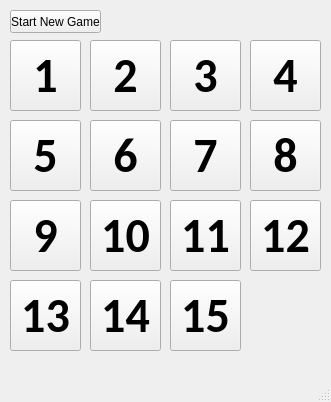
<?xml version="1.0" encoding="UTF-8"?>
<ui version="4.0">
 <class>SlideingGameMainWindow</class>
 <widget class="QMainWindow" name="SlideingGameMainWindow">
  <property name="geometry">
   <rect>
    <x>0</x>
    <y>0</y>
    <width>331</width>
    <height>402</height>
   </rect>
  </property>
  <property name="minimumSize">
   <size>
    <width>331</width>
    <height>402</height>
   </size>
  </property>
  <property name="maximumSize">
   <size>
    <width>331</width>
    <height>402</height>
   </size>
  </property>
  <property name="windowTitle">
   <string>SlideingGameMainWindow</string>
  </property>
  <widget class="QWidget" name="centralwidget">
   <widget class="coardinatedPushButton" name="coardinatedPushButton_1">
    <property name="geometry">
     <rect>
      <x>10</x>
      <y>40</y>
      <width>71</width>
      <height>71</height>
     </rect>
    </property>
    <property name="font">
     <font>
      <family>Calibri</family>
      <pointsize>36</pointsize>
      <weight>75</weight>
      <bold>true</bold>
     </font>
    </property>
    <property name="text">
     <string>1</string>
    </property>
   </widget>
   <widget class="coardinatedPushButton" name="coardinatedPushButton_2">
    <property name="geometry">
     <rect>
      <x>90</x>
      <y>40</y>
      <width>71</width>
      <height>71</height>
     </rect>
    </property>
    <property name="font">
     <font>
      <family>Calibri</family>
      <pointsize>36</pointsize>
      <weight>75</weight>
      <bold>true</bold>
     </font>
    </property>
    <property name="text">
     <string>2</string>
    </property>
   </widget>
   <widget class="QPushButton" name="newGame_pushButton">
    <property name="geometry">
     <rect>
      <x>10</x>
      <y>10</y>
      <width>91</width>
      <height>23</height>
     </rect>
    </property>
    <property name="text">
     <string>Start New Game</string>
    </property>
   </widget>
   <widget class="coardinatedPushButton" name="coardinatedPushButton_3">
    <property name="geometry">
     <rect>
      <x>170</x>
      <y>40</y>
      <width>71</width>
      <height>71</height>
     </rect>
    </property>
    <property name="font">
     <font>
      <family>Calibri</family>
      <pointsize>36</pointsize>
      <weight>75</weight>
      <bold>true</bold>
     </font>
    </property>
    <property name="text">
     <string>3</string>
    </property>
   </widget>
   <widget class="coardinatedPushButton" name="coardinatedPushButton_4">
    <property name="geometry">
     <rect>
      <x>250</x>
      <y>40</y>
      <width>71</width>
      <height>71</height>
     </rect>
    </property>
    <property name="font">
     <font>
      <family>Calibri</family>
      <pointsize>36</pointsize>
      <weight>75</weight>
      <bold>true</bold>
     </font>
    </property>
    <property name="text">
     <string>4</string>
    </property>
   </widget>
   <widget class="coardinatedPushButton" name="coardinatedPushButton_5">
    <property name="geometry">
     <rect>
      <x>10</x>
      <y>120</y>
      <width>71</width>
      <height>71</height>
     </rect>
    </property>
    <property name="font">
     <font>
      <family>Calibri</family>
      <pointsize>36</pointsize>
      <weight>75</weight>
      <bold>true</bold>
     </font>
    </property>
    <property name="text">
     <string>5</string>
    </property>
   </widget>
   <widget class="coardinatedPushButton" name="coardinatedPushButton_6">
    <property name="geometry">
     <rect>
      <x>90</x>
      <y>120</y>
      <width>71</width>
      <height>71</height>
     </rect>
    </property>
    <property name="font">
     <font>
      <family>Calibri</family>
      <pointsize>36</pointsize>
      <weight>75</weight>
      <bold>true</bold>
     </font>
    </property>
    <property name="text">
     <string>6</string>
    </property>
   </widget>
   <widget class="coardinatedPushButton" name="coardinatedPushButton_7">
    <property name="geometry">
     <rect>
      <x>170</x>
      <y>120</y>
      <width>71</width>
      <height>71</height>
     </rect>
    </property>
    <property name="font">
     <font>
      <family>Calibri</family>
      <pointsize>36</pointsize>
      <weight>75</weight>
      <bold>true</bold>
     </font>
    </property>
    <property name="text">
     <string>7</string>
    </property>
   </widget>
   <widget class="coardinatedPushButton" name="coardinatedPushButton_8">
    <property name="geometry">
     <rect>
      <x>250</x>
      <y>120</y>
      <width>71</width>
      <height>71</height>
     </rect>
    </property>
    <property name="font">
     <font>
      <family>Calibri</family>
      <pointsize>36</pointsize>
      <weight>75</weight>
      <bold>true</bold>
     </font>
    </property>
    <property name="text">
     <string>8</string>
    </property>
   </widget>
   <widget class="coardinatedPushButton" name="coardinatedPushButton_9">
    <property name="geometry">
     <rect>
      <x>10</x>
      <y>200</y>
      <width>71</width>
      <height>71</height>
     </rect>
    </property>
    <property name="font">
     <font>
      <family>Calibri</family>
      <pointsize>36</pointsize>
      <weight>75</weight>
      <bold>true</bold>
     </font>
    </property>
    <property name="text">
     <string>9</string>
    </property>
   </widget>
   <widget class="coardinatedPushButton" name="coardinatedPushButton_10">
    <property name="geometry">
     <rect>
      <x>90</x>
      <y>200</y>
      <width>71</width>
      <height>71</height>
     </rect>
    </property>
    <property name="font">
     <font>
      <family>Calibri</family>
      <pointsize>36</pointsize>
      <weight>75</weight>
      <bold>true</bold>
     </font>
    </property>
    <property name="text">
     <string>10</string>
    </property>
   </widget>
   <widget class="coardinatedPushButton" name="coardinatedPushButton_11">
    <property name="geometry">
     <rect>
      <x>170</x>
      <y>200</y>
      <width>71</width>
      <height>71</height>
     </rect>
    </property>
    <property name="font">
     <font>
      <family>Calibri</family>
      <pointsize>36</pointsize>
      <weight>75</weight>
      <bold>true</bold>
     </font>
    </property>
    <property name="text">
     <string>11</string>
    </property>
   </widget>
   <widget class="coardinatedPushButton" name="coardinatedPushButton_12">
    <property name="geometry">
     <rect>
      <x>250</x>
      <y>200</y>
      <width>71</width>
      <height>71</height>
     </rect>
    </property>
    <property name="font">
     <font>
      <family>Calibri</family>
      <pointsize>36</pointsize>
      <weight>75</weight>
      <bold>true</bold>
     </font>
    </property>
    <property name="text">
     <string>12</string>
    </property>
   </widget>
   <widget class="coardinatedPushButton" name="coardinatedPushButton_13">
    <property name="geometry">
     <rect>
      <x>10</x>
      <y>280</y>
      <width>71</width>
      <height>71</height>
     </rect>
    </property>
    <property name="font">
     <font>
      <family>Calibri</family>
      <pointsize>36</pointsize>
      <weight>75</weight>
      <bold>true</bold>
     </font>
    </property>
    <property name="text">
     <string>13</string>
    </property>
   </widget>
   <widget class="coardinatedPushButton" name="coardinatedPushButton_14">
    <property name="geometry">
     <rect>
      <x>90</x>
      <y>280</y>
      <width>71</width>
      <height>71</height>
     </rect>
    </property>
    <property name="font">
     <font>
      <family>Calibri</family>
      <pointsize>36</pointsize>
      <weight>75</weight>
      <bold>true</bold>
     </font>
    </property>
    <property name="text">
     <string>14</string>
    </property>
   </widget>
   <widget class="coardinatedPushButton" name="coardinatedPushButton_15">
    <property name="geometry">
     <rect>
      <x>170</x>
      <y>280</y>
      <width>71</width>
      <height>71</height>
     </rect>
    </property>
    <property name="font">
     <font>
      <family>Calibri</family>
      <pointsize>36</pointsize>
      <weight>75</weight>
      <bold>true</bold>
     </font>
    </property>
    <property name="text">
     <string>15</string>
    </property>
   </widget>
   <zorder>coardinatedPushButton_1</zorder>
   <zorder>newGame_pushButton</zorder>
   <zorder>coardinatedPushButton_4</zorder>
   <zorder>coardinatedPushButton_5</zorder>
   <zorder>coardinatedPushButton_6</zorder>
   <zorder>coardinatedPushButton_7</zorder>
   <zorder>coardinatedPushButton_8</zorder>
   <zorder>coardinatedPushButton_9</zorder>
   <zorder>coardinatedPushButton_10</zorder>
   <zorder>coardinatedPushButton_11</zorder>
   <zorder>coardinatedPushButton_12</zorder>
   <zorder>coardinatedPushButton_13</zorder>
   <zorder>coardinatedPushButton_14</zorder>
   <zorder>coardinatedPushButton_15</zorder>
   <zorder>coardinatedPushButton_2</zorder>
   <zorder>coardinatedPushButton_3</zorder>
  </widget>
  <widget class="QMenuBar" name="menubar">
   <property name="geometry">
    <rect>
     <x>0</x>
     <y>0</y>
     <width>331</width>
     <height>21</height>
    </rect>
   </property>
  </widget>
  <widget class="QStatusBar" name="statusbar"/>
 </widget>
 <customwidgets>
  <customwidget>
   <class>coardinatedPushButton</class>
   <extends>QPushButton</extends>
   <header>coardinatedpushbutton.h</header>
  </customwidget>
 </customwidgets>
 <resources/>
 <connections/>
</ui>
